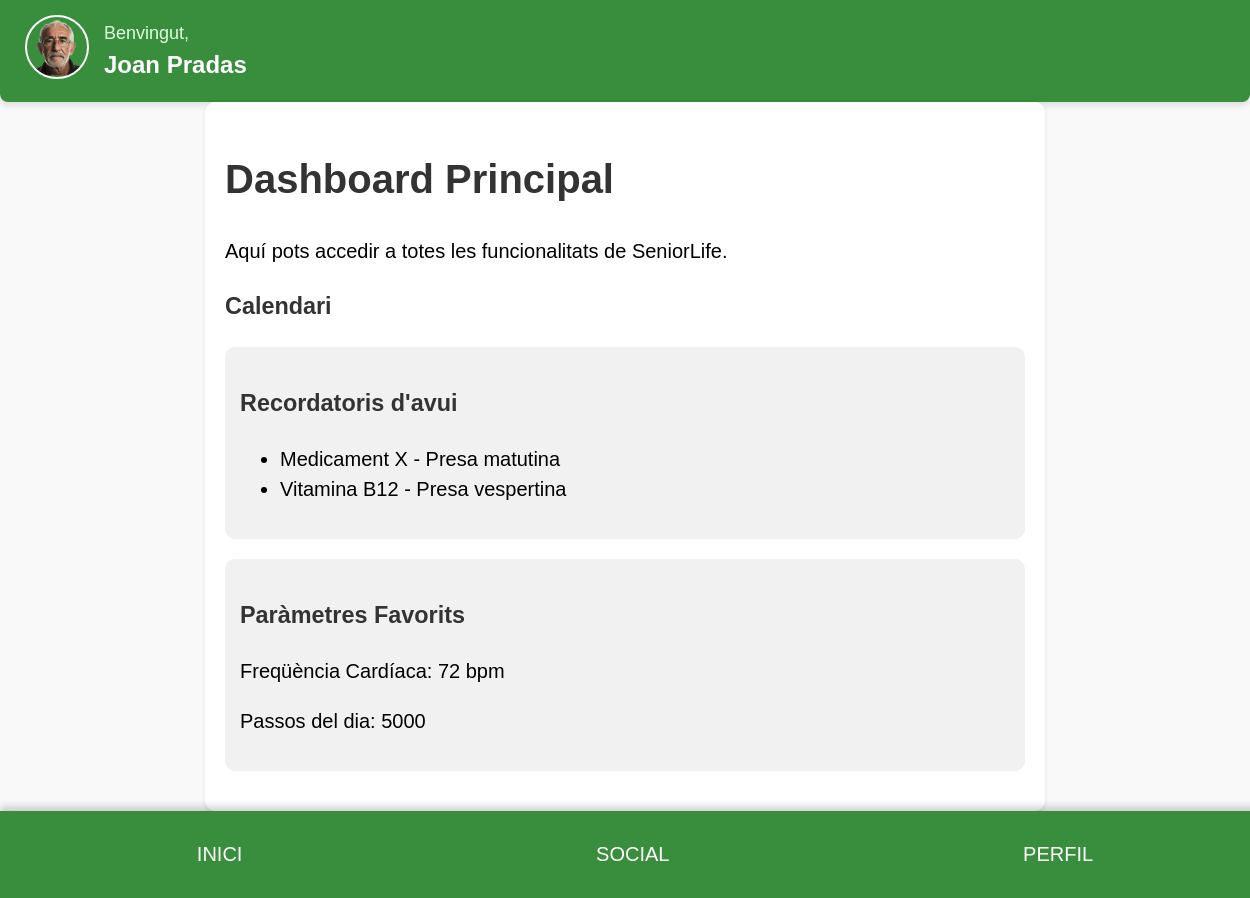
Before: /dashboard (signed in) with the older database file.
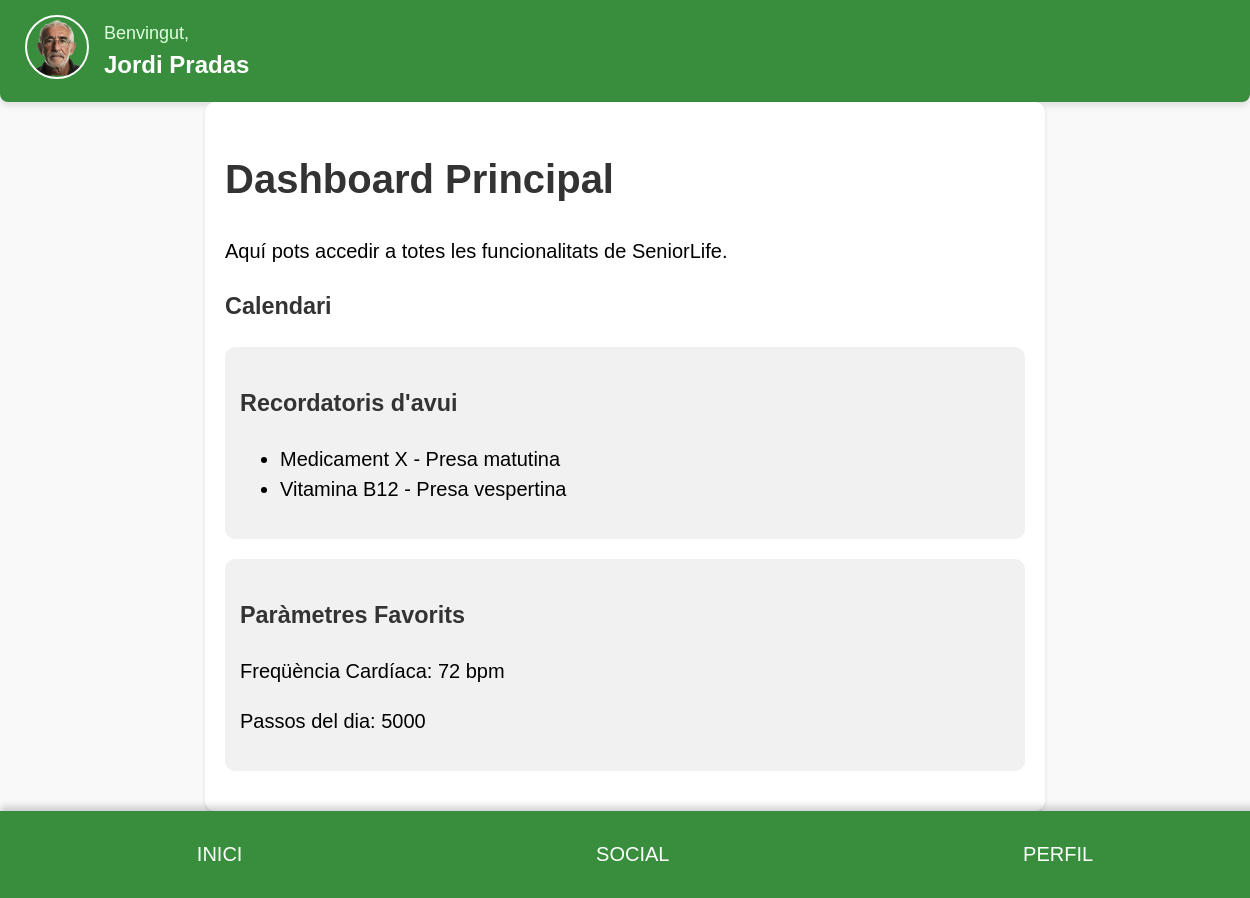
After: the same page with the newer database file.
### tables this page shows
CREATE TABLE usuarios (
        id INTEGER PRIMARY KEY AUTOINCREMENT,
        tipo TEXT, -- paciente, familiar, profesional
        nombre TEXT,
        apellidos TEXT,
        email TEXT UNIQUE,
        password TEXT,
        dni TEXT UNIQUE,
        telefono TEXT,
        direccion TEXT,
        sexo TEXT,
        fecha_nacimiento TEXT,
        foto_perfil TEXT
    );

### backend.py (the view)
@app.route('/dashboard')
def dashboard():
    if 'user_id' not in session:
        flash('Por favor, inicia sesión primero.', 'error')
        return redirect(url_for('login'))
    user_id = session['user_id']
    conn = sqlite3.connect('database/data.sqlite')
    cursor = conn.cursor()
    cursor.execute("SELECT * FROM usuarios WHERE id = ?", (user_id,))
    user_data = cursor.fetchone()
    user_type = user_data[1]  # Columna 'tipo' en usuarios (índice 1)
    if user_type == 'profesional':
        cursor.execute("SELECT rol FROM profesionales WHERE usuario_id = ?", (user_id,))
        professional_data = cursor.fetchone()
        if not professional_data:
            flash('No se encontraron datos específicos del profesional.', 'error')
            return redirect(url_for('login'))
        professional_role = professional_data[0]  # Columna 'rol' (índice 0)
        if professional_role == 'metge':
            return render_template('dash_doct.html', user_data=user_data)
        elif professional_role == 'infermer':
            return render_template('perfil_enfermero.html', user_data=user_data)
        else:
            flash('Rol profesional desconocido.', 'error')
            return redirect(url_for('login'))
    elif user_type == 'familiar':
        return render_template('dash_fam.html',user_data=user_data)
    elif user_type == 'paciente':
        return render_template('dashboard.html',user_data=user_data)
    else:
        flash('Error al determinar el tipo de usuario.', 'error')
        return redirect(url_for('login'))

### templates/dashboard.html (shortened to what this page needs)
<!DOCTYPE html>
<html lang="en">
<head>
    <link rel="stylesheet" href="https://cdnjs.cloudflare.com/ajax/libs/fullcalendar/6.1.8/fullcalendar.min.css">
<body>
    <div class="header">
        <div class="header-content">
            <div class="header-avatar">
                <img src="/static/perfil.png" alt="Usuario">
            </div>
            <div class="header-text">
                <span class="welcome-text">Benvingut,</span>
                <span class="user-name">{{ user_data[2] }} {{ user_data[3] }}</span>
            </div>
        </div>
    </div>
    <div id="main-section" class="container section">
        <h1>Dashboard Principal</h1>
        <p>Aquí pots accedir a totes les funcionalitats de SeniorLife.</p>
        <div class="calendar">
            <h3>Calendari</h3>
        </div>
        <div class="reminders">
            <h3>Recordatoris d'avui</h3>
            <ul>
                <li>Medicament X - Presa matutina</li>
                <li>Vitamina B12 - Presa vespertina</li>
            </ul>
        </div>
        <div class="favorites">
            <h3>Paràmetres Favorits</h3>
            <p>Freqüència Cardíaca: 72 bpm</p>
            <p>Passos del dia: 5000</p>
        </div>
    </div>
    <div class="footer">
        <button onclick="showSection('main-section')">INICI</button>
        <button onclick="showSection('social-section')">SOCIAL</button>
        <button onclick="showSection('explore-section')">PERFIL</button>
    </div>
</body>
</html>

### templates/dashboard.html (style rules this page uses)
body { font-size: 20px; line-height: 1.5; }
body { font-family: Arial, sans-serif; margin: 0; padding: 0; background-color: #f9f9f9; }
.header { display: flex; justify-content: space-between; align-items: center; background-color: #388E3C; padding: 10px 20px; color: white; box-shadow: 0 4px 6px rgba(0, 0, 0, 0.1); }
.header img { height: 50px; border-radius: 50%; }
.container { padding: 20px; margin: auto; max-width: 800px; background: white; border-radius: 10px; box-shadow: 0 2px 4px rgba(0, 0, 0, 0.1); }
h1, h2, h3 { color: #333; }
.footer { position: relative; bottom: 0; left: 0; width: 100%; background-color: #388E3C; display: flex; justify-content: space-around; padding: 20px; box-shadow: 0 -4px 8px rgba(0, 0, 0, 0.2); font-size: 22px; color: white; font-weight: bold; }
.footer button { background: none; border: none; color: white; font-size: 20px; cursor: pointer; margin: 0 15px; padding: 12px 20px; border-radius: 8px; transition: background-color 0.3s ease; }
.calendar { margin: 20px 0; }
.reminders, .favorites { margin: 20px 0; background-color: #f1f1f1; padding: 15px; border-radius: 10px; }
.header { display: flex; justify-content: center; align-items: center; background-color: #388E3C; padding: 15px 20px; color: white; box-shadow: 0 4px 6px rgba(0, 0, 0, 0.1); border-radius: 0 0 8px 8px; }
.header-content { display: flex; align-items: center; max-width: 1200px; width: 100%; }
.header-avatar img { width: 60px; height: 60px; border-radius: 50%; border: 2px solid white; margin-right: 15px; }
.header-text { display: flex; flex-direction: column; }
.welcome-text { font-size: 18px; font-weight: 400; color: #e0ffe0; }
.user-name { font-size: 24px; font-weight: bold; color: white; }

Changed rows visible on the page:
changed usuarios "Pradas": nombre "Joan" → "Jordi"
